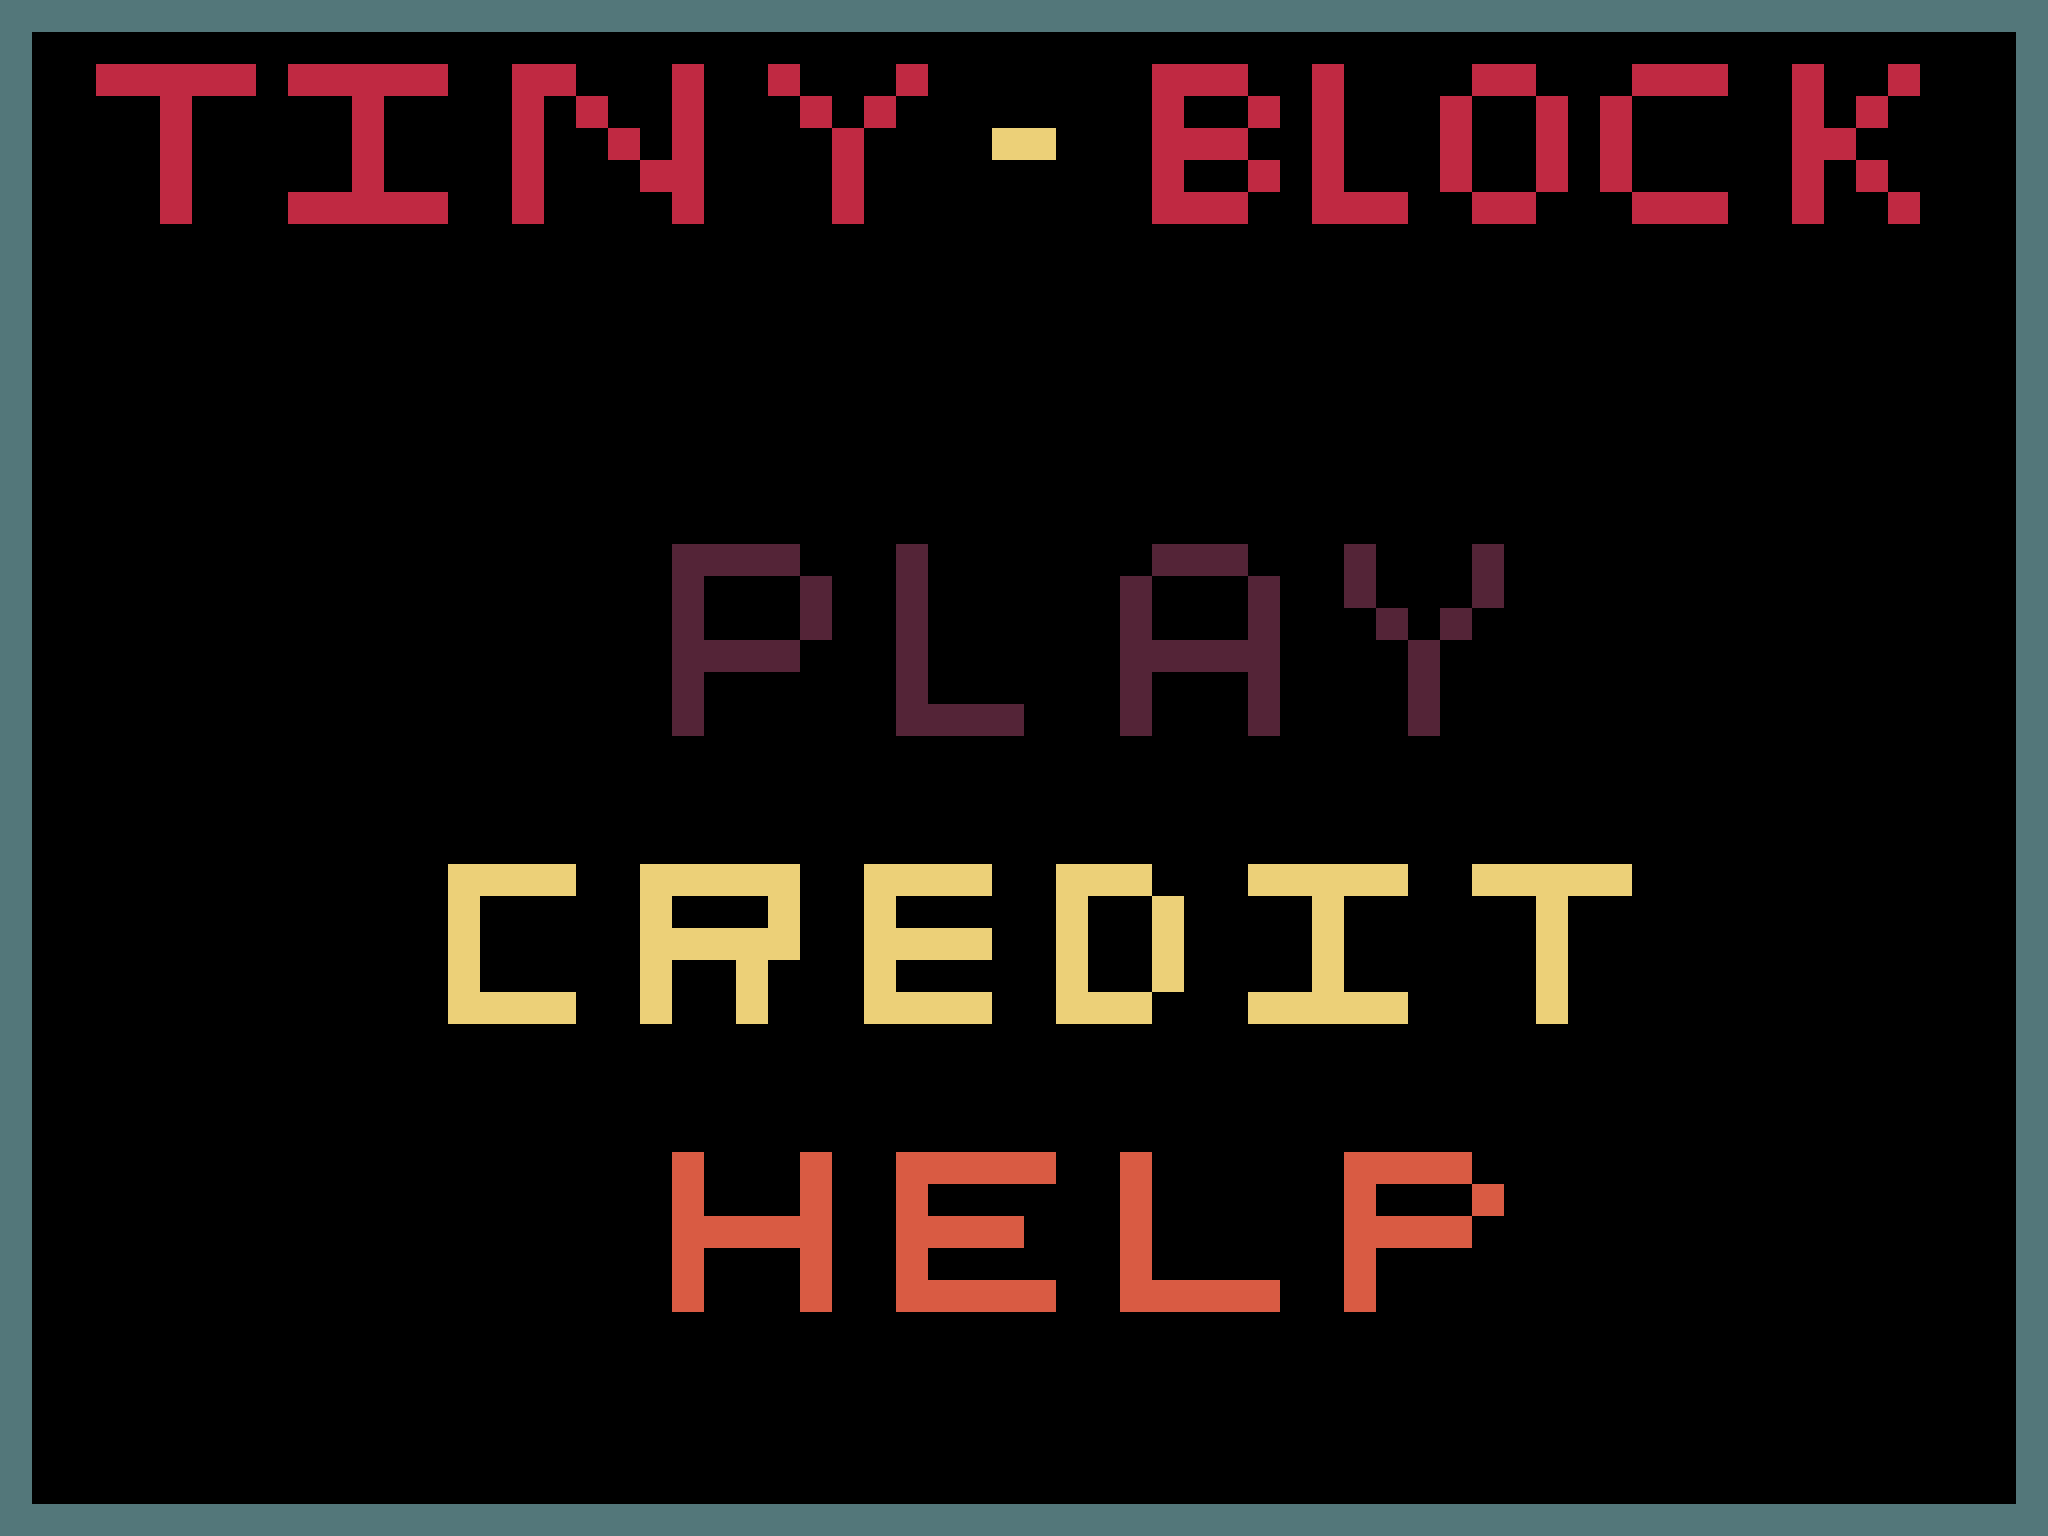

A level layout from a 2D game, rendered from its tile map. Below: a short description, then the map file with tile-grid data replaced by summaries:
An orthogonal 64x48 tile map with 32x32 px tiles, 1 tile layer (background) and 1 object (player).

<map version="1.0" orientation="orthogonal" renderorder="right-down" width="64" height="48" tilewidth="32" tileheight="32" backgroundcolor="#000000">
 <tileset firstgid="1" name="tiles" tilewidth="32" tileheight="32">
  <image source="tiles.png" width="160" height="32" />
 </tileset>
 <layer name="background" width="64" height="48">
  <data>[3072 cells, 487 non-empty, 5 distinct tile ids]</data>
 </layer>
 <objectgroup name="Object Layer 1">
  <object name="player" type="player" x="1750" y="614.545" width="86.5455" height="65.3333" />
 </objectgroup>
</map>